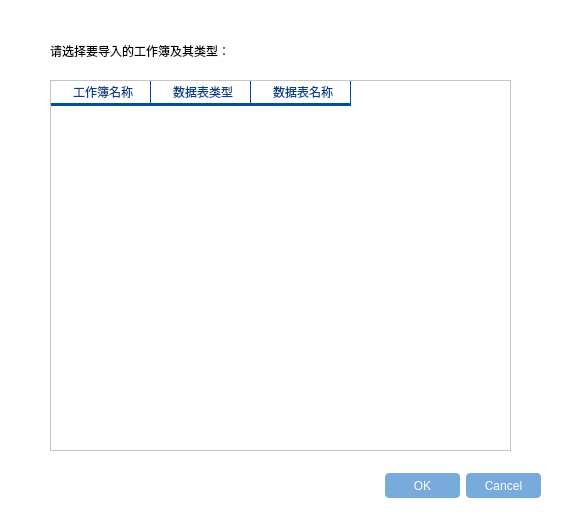
<?xml version="1.0" encoding="UTF-8"?>
<ui version="4.0">
 <class>Dialog</class>
 <widget class="QDialog" name="Dialog">
  <property name="geometry">
   <rect>
    <x>0</x>
    <y>0</y>
    <width>571</width>
    <height>525</height>
   </rect>
  </property>
  <property name="windowTitle">
   <string>Dialog</string>
  </property>
  <property name="styleSheet">
   <string notr="true">QWidget{
	font-family: &quot;微软雅黑&quot;;
	background: white;
}

QPushButton{
        border-radius: 4px;
        border: none;
        width: 75px;
        height: 25px;
}
QPushButton:enabled {
        background: rgb(120, 170, 220);
        color: white;
}
QPushButton:!enabled {
        background: rgb(180, 180, 180);
        color: white;
}
QPushButton:enabled:hover{
        background: rgb(100, 160, 220);
}
QPushButton:enabled:pressed{
        background: rgb(0, 78, 161);
}</string>
  </property>
  <widget class="QDialogButtonBox" name="buttonBox">
   <property name="geometry">
    <rect>
     <x>260</x>
     <y>470</y>
     <width>281</width>
     <height>32</height>
    </rect>
   </property>
   <property name="orientation">
    <enum>Qt::Horizontal</enum>
   </property>
   <property name="standardButtons">
    <set>QDialogButtonBox::Cancel|QDialogButtonBox::Ok</set>
   </property>
  </widget>
  <widget class="QTableWidget" name="tableWidget">
   <property name="geometry">
    <rect>
     <x>50</x>
     <y>80</y>
     <width>461</width>
     <height>371</height>
    </rect>
   </property>
   <property name="styleSheet">
    <string notr="true">QHeaderView::section:horizontal {
		border: none;
		border-right: 1px solid rgb(0, 78, 161);
		border-bottom: 3px solid rgb(0, 78, 161);
        color: rgb(2, 65, 132);
        background: transparent;
        padding-left: 5px;
}

QComboBox{
        background: white;
		border: none;
}
QComboBox#tableTypeComboBox {
        height: 25px;
        border-radius: 4px;
        border: 1px solid rgb(111, 156, 207);
        background: white;
}
QComboBox:enabled {
        color: rgb(84, 84, 84);
}
QComboBox:!enabled {
        color: rgb(80, 80, 80);
}
QComboBox:enabled:hover, QComboBox:enabled:focus {
        color: rgb(51, 51, 51);
}
QComboBox::drop-down {
        width: 20px;
		border: none;
        background: transparent;
}
QComboBox::drop-down:hover {
        background: rgba(255, 255, 255, 30);
}
QComboBox::down-arrow {
        border-image: url(:/img/选择器展开.png);
}
QComboBox::down-arrow:on {
        /**top: 1px;**/
}
QComboBox QAbstractItemView {
        border: 1px solid rgb(111, 156, 207);
        background: white;
        outline: none;
}
QComboBox QAbstractItemView::item {
        height: 25px;
        color: rgb(73, 73, 73);
}
QComboBox QAbstractItemView::item:selected {
        background: rgb(232, 241, 250);
        color: rgb(2, 65, 132);
}</string>
   </property>
   <column>
    <property name="text">
     <string>工作簿名称</string>
    </property>
   </column>
   <column>
    <property name="text">
     <string>数据表类型</string>
    </property>
   </column>
   <column>
    <property name="text">
     <string>数据表名称</string>
    </property>
   </column>
  </widget>
  <widget class="QLabel" name="label">
   <property name="geometry">
    <rect>
     <x>50</x>
     <y>30</y>
     <width>461</width>
     <height>41</height>
    </rect>
   </property>
   <property name="text">
    <string>请选择要导入的工作簿及其类型：</string>
   </property>
  </widget>
 </widget>
 <resources/>
 <connections>
  <connection>
   <sender>buttonBox</sender>
   <signal>accepted()</signal>
   <receiver>Dialog</receiver>
   <slot>accept()</slot>
   <hints>
    <hint type="sourcelabel">
     <x>248</x>
     <y>254</y>
    </hint>
    <hint type="destinationlabel">
     <x>157</x>
     <y>274</y>
    </hint>
   </hints>
  </connection>
  <connection>
   <sender>buttonBox</sender>
   <signal>rejected()</signal>
   <receiver>Dialog</receiver>
   <slot>reject()</slot>
   <hints>
    <hint type="sourcelabel">
     <x>316</x>
     <y>260</y>
    </hint>
    <hint type="destinationlabel">
     <x>286</x>
     <y>274</y>
    </hint>
   </hints>
  </connection>
 </connections>
</ui>
